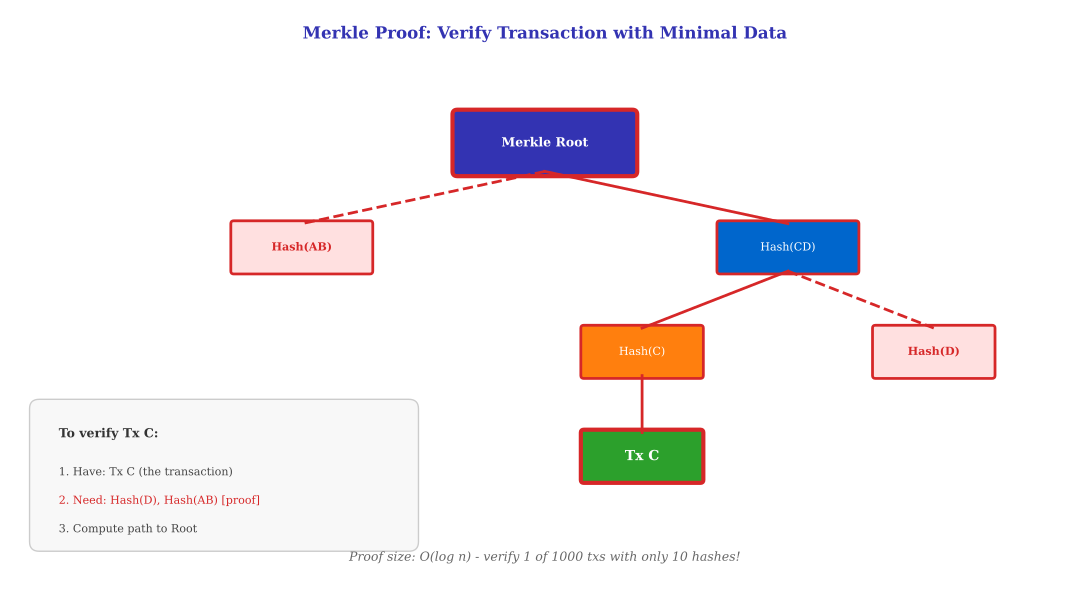

Write Python code to recreate this figure.
"""Merkle Proof - Light client verification path"""
from pathlib import Path
import matplotlib.pyplot as plt
import matplotlib.patches as mpatches
from matplotlib.patches import FancyBboxPatch
import numpy as np

plt.rcParams.update({
    'font.size': 10, 'axes.labelsize': 10, 'axes.titlesize': 11,
    'xtick.labelsize': 9, 'ytick.labelsize': 9, 'legend.fontsize': 9,
    'figure.dpi': 150, 'font.family': 'serif'
})

MLPURPLE = '#3333B2'
MLBLUE = '#0066CC'
MLORANGE = '#FF7F0E'
MLGREEN = '#2CA02C'
MLRED = '#D62728'

fig, ax = plt.subplots(figsize=(11, 6))
ax.set_xlim(0, 11)
ax.set_ylim(0, 6)
ax.axis('off')

# Title
ax.text(5.5, 5.7, 'Merkle Proof: Verify Transaction with Minimal Data', ha='center',
        fontsize=12, fontweight='bold', color=MLPURPLE)

# Highlight the verification path for Tx C
# Level 0 - Root (highlighted)
root_x, root_y = 5.5, 4.6
root_box = FancyBboxPatch((root_x - 0.9, root_y - 0.3), 1.8, 0.6,
                           boxstyle="round,pad=0.05", facecolor=MLPURPLE, edgecolor=MLRED, linewidth=3)
ax.add_patch(root_box)
ax.text(root_x, root_y, 'Merkle Root', ha='center', va='center',
        fontsize=9, fontweight='bold', color='white')

# Level 1
level1_y = 3.5
# Hash AB - provided in proof (highlighted)
box_ab = FancyBboxPatch((2.3, level1_y - 0.25), 1.4, 0.5,
                         boxstyle="round,pad=0.03", facecolor='#FFE0E0', edgecolor=MLRED, linewidth=2)
ax.add_patch(box_ab)
ax.text(3, level1_y, 'Hash(AB)', ha='center', va='center', fontsize=8, color=MLRED, fontweight='bold')

# Hash CD - computed
box_cd = FancyBboxPatch((7.3, level1_y - 0.25), 1.4, 0.5,
                         boxstyle="round,pad=0.03", facecolor=MLBLUE, edgecolor=MLRED, linewidth=2)
ax.add_patch(box_cd)
ax.text(8, level1_y, 'Hash(CD)', ha='center', va='center', fontsize=8, color='white')

# Level 2
level2_y = 2.4
# Hash C - computed
box_c = FancyBboxPatch((5.9, level2_y - 0.25), 1.2, 0.5,
                        boxstyle="round,pad=0.03", facecolor=MLORANGE, edgecolor=MLRED, linewidth=2)
ax.add_patch(box_c)
ax.text(6.5, level2_y, 'Hash(C)', ha='center', va='center', fontsize=8, color='white')

# Hash D - provided in proof (highlighted)
box_d = FancyBboxPatch((8.9, level2_y - 0.25), 1.2, 0.5,
                        boxstyle="round,pad=0.03", facecolor='#FFE0E0', edgecolor=MLRED, linewidth=2)
ax.add_patch(box_d)
ax.text(9.5, level2_y, 'Hash(D)', ha='center', va='center', fontsize=8, color=MLRED, fontweight='bold')

# Level 3 - Tx C (the one being verified)
level3_y = 1.3
box_tx = FancyBboxPatch((5.9, level3_y - 0.25), 1.2, 0.5,
                         boxstyle="round,pad=0.03", facecolor=MLGREEN, edgecolor=MLRED, linewidth=3)
ax.add_patch(box_tx)
ax.text(6.5, level3_y, 'Tx C', ha='center', va='center', fontsize=10, fontweight='bold', color='white')

# Draw verification path lines
ax.plot([root_x, 8], [root_y - 0.3, level1_y + 0.25], color=MLRED, lw=2)
ax.plot([root_x, 3], [root_y - 0.3, level1_y + 0.25], color=MLRED, lw=2, linestyle='--')
ax.plot([8, 6.5], [level1_y - 0.25, level2_y + 0.25], color=MLRED, lw=2)
ax.plot([8, 9.5], [level1_y - 0.25, level2_y + 0.25], color=MLRED, lw=2, linestyle='--')
ax.plot([6.5, 6.5], [level2_y - 0.25, level3_y + 0.25], color=MLRED, lw=2)

# Legend box
legend_box = FancyBboxPatch((0.3, 0.4), 3.8, 1.4, boxstyle="round,pad=0.1",
                             facecolor='#F8F8F8', edgecolor='#CCCCCC', linewidth=1)
ax.add_patch(legend_box)
ax.text(0.5, 1.5, 'To verify Tx C:', fontsize=9, fontweight='bold', color='#333333')
ax.text(0.5, 1.1, '1. Have: Tx C (the transaction)', fontsize=8, color='#444444')
ax.text(0.5, 0.8, '2. Need: Hash(D), Hash(AB) [proof]', fontsize=8, color=MLRED)
ax.text(0.5, 0.5, '3. Compute path to Root', fontsize=8, color='#444444')

# Efficiency note
ax.text(5.5, 0.2, 'Proof size: O(log n) - verify 1 of 1000 txs with only 10 hashes!',
        ha='center', fontsize=9, style='italic', color='#666666')

plt.tight_layout()
plt.savefig(Path(__file__).parent / 'merkle_proof.pdf',
            format='pdf', dpi=300, bbox_inches='tight')
plt.close()
